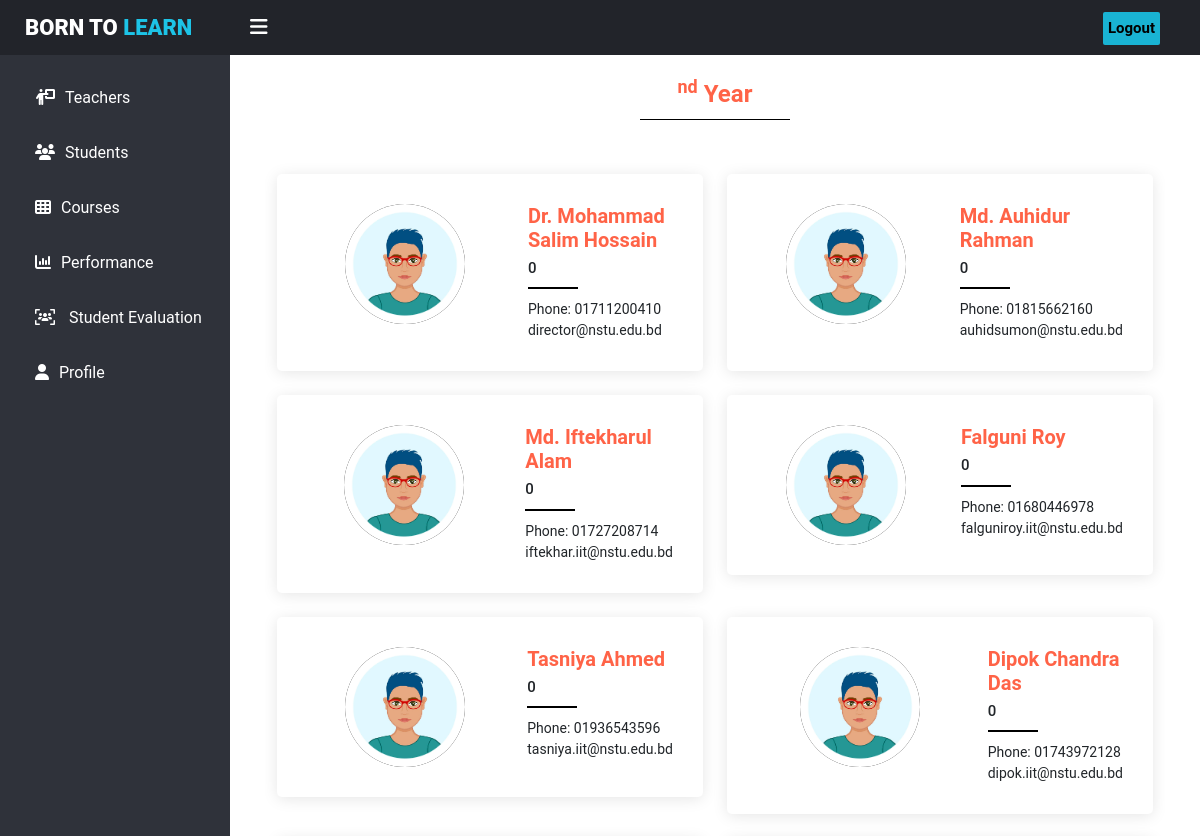
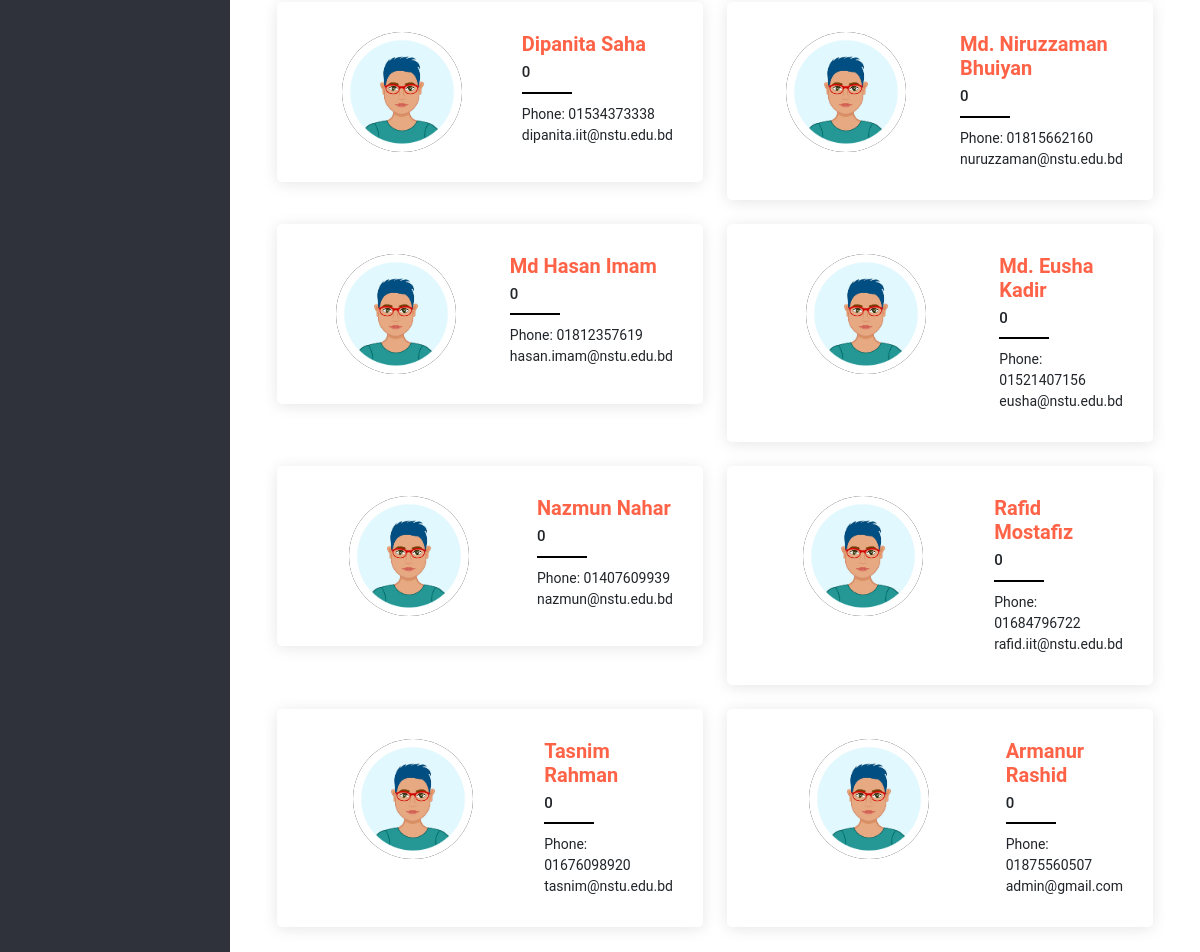
The app's page /General/batchStudent.php (signed in) with its own data (2 pictures, top to bottom).
### tables this page shows
CREATE TABLE `user` (
  `ID` int(50) NOT NULL,
  `email` varchar(50) NOT NULL,
  `password` varchar(50) NOT NULL,
  `user_type` varchar(50) NOT NULL,
  `Roll` varchar(50) NOT NULL,
  `Mobile` varchar(50) NOT NULL,
  `Batch` int(11) NOT NULL,
  `semester` int(100) NOT NULL,
  `Name` varchar(50) NOT NULL
);

### General/batchStudent.php (the view, shortened to what this page needs)
<?php
include '../assets/sidebar.php';
include '../assets/database.php';
?>
<link rel="stylesheet" href="../css//batchSemester.css">
<div class="team-area">
    <div class="team-container">
        <section class="team">
            <div class="container">
                <div class="section-title">
                    <h4><?php echo $year;?><sup>nd</sup> Year</h4>
                    <div class="underline"></div>
                </div>
                <?php
                $result = mysqli_query($conn, " SELECT * FROM `user` WHERE semester='$semester1' OR semester='$semester2'") or die('query failed');
                if ($result->num_rows > 0) { ?>
                    <div class="row">
                    <?php
                    while ($row = $result->fetch_assoc()) {
                ?>
                            <div class="col-lg-6 mt-4">
                                <div class="member d-flex align-items-start">
                                    <div class="teampic">
                                        <img src="../images/s2.jpg" alt="">
                                    </div>
                                    <div class="member-info">
                                        <h4><?php echo $row['Name'];?></h4>
                                        <span><?php echo $row['Roll'];?></span>
                                        <p>Phone: <?php echo $row['Mobile'];?><br><?php echo $row['email'];?></p>
                                    </div>
                                </div>
                            </div>
                        <?php
                    }
                    ?>
                    </div>
                    <?php
                }
                ?>
            </div>
        </section>
    </div>
</div>
</div>
</body>
</html>

### css/sidebar.css (style rules this page uses)
body { margin: 0; padding: 0; font-family: "Roboto", sans-serif; }

### css/batchSemester.css (style rules this page uses)
.team-area { padding: 55px 0 0 0; display: -webkit-flex; display: -moz-flex; display: -ms-flex; display: -o-flex; display: flex; flex-direction: column; justify-content: center; }
.team-container { width: 900px; height: auto; display: -webkit-flex; display: -moz-flex; display: -ms-flex; display: -o-flex; display: flex; flex-direction: row; justify-content: space-between; align-items: center; margin: 0 auto; }
* { margin: 0; padding: 0; box-sizing: border-box; }
.team .member { position: relative; padding: 30px; box-shadow: 0px 2px 15px rgba(0, 0, 0, 0.1); border-radius: 5px; background: #fff; }
.team .member .teampic { width: 100%; display: flex; justify-content: center; align-items: center; }
.team .member .teampic img { height: 120px; width: 120px; border-radius: 50%; background-color: black; }
.team .member .member-info { margin-top: 0px; padding-left: 25px; }
.team .member h4 { font-weight: 700; margin-bottom: 5px; font-size: 20px; color: tomato; }
.team .member span { display: block; font-size: 15px; padding-bottom: 10px; position: relative; font-weight: 500; }
.team .member span::after { content: ""; position: absolute; display: block; width: 50px; height: 2px; background: black; bottom: 0; left: 0; }
.team .member p { margin: 10px 0 0 0; font-size: 14px; }
section { padding: 25px 0; overflow: hidden; }
.section-title { text-align: center; padding-bottom: 30px; }
.underline { width: 150px; height: 1px; background-color: black; margin: auto; margin-top: -30px; }
.section-title h4 { font-weight: bold; margin-bottom: 20px; padding-bottom: 20px; position: relative; color: tomato; }

### records on screen
user: Name "Dr. Mohammad Salim Hossain", Roll "0", Mobile "01711200410", email "director@nstu.edu.bd"
user: Name "Md. Auhidur Rahman", Roll "0", Mobile "01815662160", email "auhidsumon@nstu.edu.bd"
user: Name "Md. Iftekharul Alam", Roll "0", Mobile "01727208714", email "iftekhar.iit@nstu.edu.bd"
user: Name "Falguni Roy", Roll "0", Mobile "01680446978", email "falguniroy.iit@nstu.edu.bd"
user: Name "Tasniya Ahmed", Roll "0", Mobile "01936543596", email "tasniya.iit@nstu.edu.bd"
user: Name "Dipok Chandra Das", Roll "0", Mobile "01743972128", email "dipok.iit@nstu.edu.bd"
user: Name "Dipanita Saha", Roll "0", Mobile "01534373338", email "dipanita.iit@nstu.edu.bd"
user: Name "Md. Niruzzaman Bhuiyan", Roll "0", Mobile "01815662160", email "nuruzzaman@nstu.edu.bd"
user: Name "Md Hasan Imam", Roll "0", Mobile "01812357619", email "hasan.imam@nstu.edu.bd"
user: Name "Md. Eusha Kadir", Roll "0", Mobile "01521407156", email "eusha@nstu.edu.bd"
user: Name "Nazmun Nahar", Roll "0", Mobile "01407609939", email "nazmun@nstu.edu.bd"
user: Name "Rafid Mostafiz", Roll "0", Mobile "01684796722", email "rafid.iit@nstu.edu.bd"
user: Name "Tasnim Rahman", Roll "0", Mobile "01676098920", email "tasnim@nstu.edu.bd"
user: Name "Armanur Rashid", Roll "0", Mobile "01875560507", email "admin@gmail.com"
